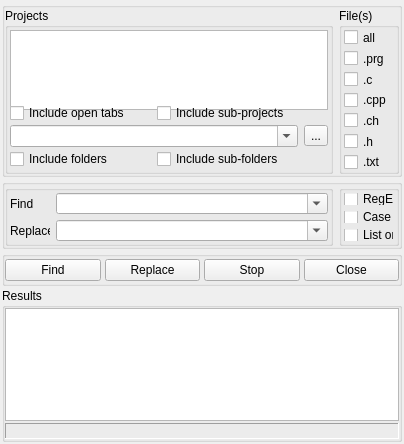
<?xml version="1.0" encoding="UTF-8"?>
<ui version="4.0">
 <class>FormFindInFiles</class>
 <widget class="QWidget" name="FormFindInFiles">
  <property name="geometry">
   <rect>
    <x>0</x>
    <y>0</y>
    <width>404</width>
    <height>444</height>
   </rect>
  </property>
  <property name="windowTitle">
   <string>Find in Files</string>
  </property>
  <property name="styleSheet">
   <string notr="true">font: 8pt &quot;Arial&quot;;</string>
  </property>
  <layout class="QVBoxLayout" name="verticalLayout_4" stretch="0,0,0,1">
   <property name="spacing">
    <number>2</number>
   </property>
   <property name="margin">
    <number>2</number>
   </property>
   <item>
    <widget class="QGroupBox" name="groupBox">
     <property name="maximumSize">
      <size>
       <width>16777215</width>
       <height>175</height>
      </size>
     </property>
     <property name="title">
      <string/>
     </property>
     <layout class="QHBoxLayout" name="horizontalLayout" stretch="1,0">
      <property name="margin">
       <number>0</number>
      </property>
      <item>
       <widget class="QGroupBox" name="groupBox_2">
        <property name="title">
         <string>Projects</string>
        </property>
        <layout class="QGridLayout" name="gridLayout" rowstretch="1,0,0,0">
         <property name="verticalSpacing">
          <number>2</number>
         </property>
         <property name="margin">
          <number>2</number>
         </property>
         <item row="0" column="0" colspan="3">
          <widget class="QListWidget" name="listProjects">
           <property name="minimumSize">
            <size>
             <width>0</width>
             <height>80</height>
            </size>
           </property>
           <property name="maximumSize">
            <size>
             <width>16777215</width>
             <height>80</height>
            </size>
           </property>
           <property name="editTriggers">
            <set>QAbstractItemView::NoEditTriggers</set>
           </property>
           <property name="selectionMode">
            <enum>QAbstractItemView::MultiSelection</enum>
           </property>
           <property name="sortingEnabled">
            <bool>false</bool>
           </property>
          </widget>
         </item>
         <item row="1" column="0">
          <widget class="QCheckBox" name="checkOpenTabs">
           <property name="text">
            <string>Include open tabs </string>
           </property>
          </widget>
         </item>
         <item row="1" column="1" colspan="2">
          <widget class="QCheckBox" name="checkSubProjects">
           <property name="text">
            <string>Include sub-projects</string>
           </property>
          </widget>
         </item>
         <item row="2" column="0" colspan="2">
          <widget class="QComboBox" name="comboFolder">
           <property name="editable">
            <bool>true</bool>
           </property>
          </widget>
         </item>
         <item row="2" column="2">
          <widget class="QToolButton" name="buttonFolder">
           <property name="text">
            <string>...</string>
           </property>
          </widget>
         </item>
         <item row="3" column="0">
          <widget class="QCheckBox" name="checkFolders">
           <property name="text">
            <string>Include folders</string>
           </property>
          </widget>
         </item>
         <item row="3" column="1" colspan="2">
          <widget class="QCheckBox" name="checkSubFolders">
           <property name="text">
            <string>Include sub-folders</string>
           </property>
          </widget>
         </item>
        </layout>
       </widget>
      </item>
      <item>
       <widget class="QGroupBox" name="groupBox_3">
        <property name="minimumSize">
         <size>
          <width>60</width>
          <height>0</height>
         </size>
        </property>
        <property name="maximumSize">
         <size>
          <width>60</width>
          <height>16777215</height>
         </size>
        </property>
        <property name="title">
         <string>File(s)</string>
        </property>
        <layout class="QVBoxLayout" name="verticalLayout">
         <property name="margin">
          <number>2</number>
         </property>
         <item>
          <widget class="QCheckBox" name="checkAll">
           <property name="text">
            <string>all</string>
           </property>
          </widget>
         </item>
         <item>
          <widget class="QCheckBox" name="checkPrg">
           <property name="text">
            <string>.prg</string>
           </property>
          </widget>
         </item>
         <item>
          <widget class="QCheckBox" name="checkC">
           <property name="text">
            <string>.c</string>
           </property>
          </widget>
         </item>
         <item>
          <widget class="QCheckBox" name="checkCpp">
           <property name="text">
            <string>.cpp</string>
           </property>
          </widget>
         </item>
         <item>
          <widget class="QCheckBox" name="checkCh">
           <property name="text">
            <string>.ch</string>
           </property>
          </widget>
         </item>
         <item>
          <widget class="QCheckBox" name="checkH">
           <property name="text">
            <string>.h</string>
           </property>
          </widget>
         </item>
         <item>
          <widget class="QCheckBox" name="checkRc">
           <property name="maximumSize">
            <size>
             <width>40</width>
             <height>16777215</height>
            </size>
           </property>
           <property name="text">
            <string>.txt</string>
           </property>
          </widget>
         </item>
        </layout>
       </widget>
      </item>
     </layout>
    </widget>
   </item>
   <item>
    <widget class="QGroupBox" name="groupBox_4">
     <property name="minimumSize">
      <size>
       <width>0</width>
       <height>70</height>
      </size>
     </property>
     <property name="maximumSize">
      <size>
       <width>16777215</width>
       <height>70</height>
      </size>
     </property>
     <property name="title">
      <string/>
     </property>
     <layout class="QHBoxLayout" name="horizontalLayout_2" stretch="1,0">
      <property name="margin">
       <number>0</number>
      </property>
      <item>
       <widget class="QGroupBox" name="groupBox_6">
        <property name="title">
         <string/>
        </property>
        <layout class="QGridLayout" name="gridLayout_2">
         <property name="margin">
          <number>2</number>
         </property>
         <item row="0" column="0">
          <widget class="QLabel" name="label">
           <property name="maximumSize">
            <size>
             <width>40</width>
             <height>16777215</height>
            </size>
           </property>
           <property name="text">
            <string>Find</string>
           </property>
          </widget>
         </item>
         <item row="0" column="1">
          <widget class="QComboBox" name="comboExpr">
           <property name="editable">
            <bool>true</bool>
           </property>
          </widget>
         </item>
         <item row="1" column="0">
          <widget class="QLabel" name="label_2">
           <property name="maximumSize">
            <size>
             <width>40</width>
             <height>16777215</height>
            </size>
           </property>
           <property name="text">
            <string>Replace</string>
           </property>
          </widget>
         </item>
         <item row="1" column="1">
          <widget class="QComboBox" name="comboRepl">
           <property name="editable">
            <bool>true</bool>
           </property>
          </widget>
         </item>
        </layout>
       </widget>
      </item>
      <item>
       <widget class="QGroupBox" name="groupBox_5">
        <property name="maximumSize">
         <size>
          <width>60</width>
          <height>16777215</height>
         </size>
        </property>
        <property name="title">
         <string/>
        </property>
        <layout class="QVBoxLayout" name="verticalLayout_2">
         <property name="margin">
          <number>2</number>
         </property>
         <item>
          <widget class="QCheckBox" name="checkRegEx">
           <property name="text">
            <string>RegEx</string>
           </property>
          </widget>
         </item>
         <item>
          <widget class="QCheckBox" name="checkMatchCase">
           <property name="text">
            <string>Case</string>
           </property>
          </widget>
         </item>
         <item>
          <widget class="QCheckBox" name="checkListOnly">
           <property name="text">
            <string>List only</string>
           </property>
          </widget>
         </item>
        </layout>
       </widget>
      </item>
     </layout>
    </widget>
   </item>
   <item>
    <widget class="QGroupBox" name="groupBox_7">
     <property name="minimumSize">
      <size>
       <width>0</width>
       <height>35</height>
      </size>
     </property>
     <property name="maximumSize">
      <size>
       <width>16777215</width>
       <height>35</height>
      </size>
     </property>
     <property name="title">
      <string/>
     </property>
     <layout class="QHBoxLayout" name="horizontalLayout_3">
      <property name="spacing">
       <number>4</number>
      </property>
      <property name="margin">
       <number>0</number>
      </property>
      <item>
       <widget class="QPushButton" name="buttonFind">
        <property name="text">
         <string>Find</string>
        </property>
       </widget>
      </item>
      <item>
       <widget class="QPushButton" name="buttonRepl">
        <property name="text">
         <string>Replace</string>
        </property>
       </widget>
      </item>
      <item>
       <widget class="QPushButton" name="buttonStop">
        <property name="text">
         <string>Stop</string>
        </property>
       </widget>
      </item>
      <item>
       <widget class="QPushButton" name="buttonClose">
        <property name="text">
         <string>Close</string>
        </property>
       </widget>
      </item>
     </layout>
    </widget>
   </item>
   <item>
    <widget class="QGroupBox" name="groupBox_8">
     <property name="title">
      <string>Results</string>
     </property>
     <layout class="QVBoxLayout" name="verticalLayout_3">
      <property name="spacing">
       <number>2</number>
      </property>
      <property name="margin">
       <number>0</number>
      </property>
      <item>
       <widget class="QTextEdit" name="editResults">
        <property name="lineWrapMode">
         <enum>QTextEdit::NoWrap</enum>
        </property>
       </widget>
      </item>
      <item>
       <widget class="QLabel" name="labelStatus">
        <property name="frameShape">
         <enum>QFrame::Panel</enum>
        </property>
        <property name="frameShadow">
         <enum>QFrame::Sunken</enum>
        </property>
        <property name="text">
         <string/>
        </property>
        <property name="wordWrap">
         <bool>false</bool>
        </property>
       </widget>
      </item>
     </layout>
    </widget>
   </item>
  </layout>
 </widget>
 <resources/>
 <connections/>
</ui>
